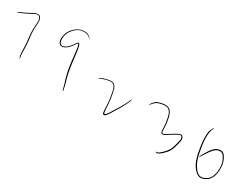
#> input picture sample_expressions/79236.png, 240 x 195 px
$ python -i mark_objects.py   (imports and definitions only)
#> lines starting #> are read from the running program, lines starting #| are printed output that depends on the picture; after the words box and inside, x2 and y2 are one past the last pixel; in counts of white or black regions, pixels touching at a corner belong together
#> further down, picture is the input picture: shape (195, 240, 3); min 0, max 255, mean 252
### image_utils.py
import numpy as np

default_rgb_weights = np.array([0.2989, 0.5870, 0.1140])


def rgb2gray(img, rgb_weights=default_rgb_weights):
    if img.ndim == 2:
        return img.copy()
    else:
        gray_img = np.array(img[:, :, 0] * rgb_weights[0]
                            + img[:, :, 1] * rgb_weights[1]
                            + img[:, :, 2] * rgb_weights[2], dtype=int)
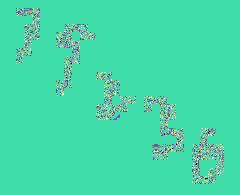
#> gray_img: shape (195, 240) int64; 251 distinct labels, from 0 to 254; one colour per label, 0 black
        gray_img[gray_img > 255] = 255
        gray_img[gray_img < 0] = 0
        return gray_img


# [89 lines left out: functions gray2rgb, scale_color, get_negative, convolution, pooling, put_frame, not called in this run]

### mark_objects.py
import numpy as np
import matplotlib.pyplot as plt
from collections import deque
from math import sqrt
from math import pow
from image_utils import rgb2gray


white_threshold = 240 # 0-255
marker_color = np.array([255, 0, 0], dtype=int)
outlier_threshold = 0.1
min_height_width_ratio = 1.2
max_height_width_ratio = 2
min_height_pixel = 5
min_width_pixel = 5
min_merge_overlap = 0.3


def mark_objects(img, min_ratio=outlier_threshold, white=white_threshold, criterion="diagonal", reference="max", merge=False):
    img = rgb2gray(img)

    content = img < white
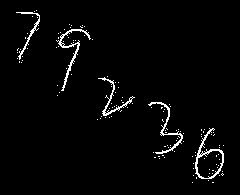
#> content: shape (195, 240) bool; 2.7% white in thin lines or dots, all inside (x1, y1, x2, y2) = (16, 10, 224, 183)
    visited = np.full(shape=content.shape, fill_value=False)
    objects = []

    for x in range(content.shape[0]):
        for y in range(content.shape[1]):
            object_pos = test_object(img, content, visited, x, y)
            if object_pos:
                objects.append(object_pos)
#> after the loop, objects = [(12, 15, 59, 40), (29, 58, 90, 90), (76, 98, 116, 131), (102, 148, 153, 182), (128, 195, 178, 223)]

    if merge:
        objects = merge(objects)

    objects = filter(objects, min_ratio, criterion, reference)

    return objects


def common_area(rec1, rec2):
    height = overlap_interval(rec1[0], rec1[2], rec2[0], rec2[2])
    width = overlap_interval(rec1[1], rec1[3], rec2[1], rec2[3])

    return width * height


def overlap_interval(range1l, range1r, range2l, range2r):
    if range1l > range2l:
        return overlap_interval(range2l, range2r, range1l, range1r)

    temp = min(range1r, range2r) - max(range1l, range2l)
    if temp > 0:
        return temp
    else:
        return 0


def filter(objects, min_ratio=outlier_threshold, criterion="diagonal", reference="max"):

#> called with min_ratio = 0.1, criterion = 'diagonal', reference = 'max'
    accepted_criterion = ["diagonal", "area"]
#> accepted_criterion = ['diagonal', 'area']
    assert criterion in accepted_criterion, "criterion must be in %s" % str(accepted_criterion)

    accepted_reference = ["max", "mean", "median"]
    assert reference in accepted_reference, "reference must be in %s" % str(accepted_reference)

    if criterion == "diagonal":
        values = np.array([sqrt(pow(right- left + 1, 2) + pow(bottom - top + 1, 2)) for top, left, bottom, right in objects])
#> values = [54.59, 70.24, 53.26, 62.68, 58.67]
    else:
        values = np.array([(bottom - top) * (right - left) for top, left, bottom, right in objects])

    if values.size < 2:
        return objects

    if reference == "max":
        ref_value = np.max(values)
#> ref_value = 70.24
    elif reference == "mean":
        ref_value = np.mean(values)
    else:
        ref_value = np.median(values)

    ret = []
    for i in range(values.size):
        if values[i] > min_ratio * ref_value:
            ret.append(objects[i])
#> after the loop, ret has the same summary as objects in mark_objects

    return ret


def square_objects(img, objects):
    img = img.copy()

    for object_pos in objects:
        # draw top and bottom
        for y in range(object_pos[1], object_pos[3] + 1):
            img[object_pos[0], y, :3] = marker_color
            img[object_pos[2], y, :3] = marker_color
        # draw left and right
        for x in range(object_pos[0], object_pos[2] + 1):
            img[x, object_pos[1], :3] = marker_color
            img[x, object_pos[3], :3] = marker_color

    return img


def test_object(img, content, visited, x, y):
    if visited[x, y] or not content[x, y]:
        return None

    queue = deque([])
    dir_x = [-1, 0, 1, 0] # top, left, bottom, right
    dir_y = [0, -1, 0, 1]
    top, left, bottom, right = x, y, x, y

    queue.append((x, y))
    while len(queue) > 0:
        curr_x, curr_y = queue.popleft()
        if visited[curr_x, curr_y]:
            continue
        visited[curr_x, curr_y] = True
        top, left, bottom, right = min(curr_x, top), min(curr_y, left), max(curr_x, bottom), max(curr_y, right)
        for i in range(4):
            next_x = curr_x + dir_x[i]
            next_y = curr_y + dir_y[i]
            if not get_content(content, next_x, next_y) or visited[next_x, next_y]:
                continue
            queue.append((next_x, next_y))

    return adjust_square(top, left, bottom, right, content.shape[0], content.shape[1])


def adjust_square(top, left, bottom, right, img_height, img_width):
    height = bottom - top
    width = right - left

    if (height < min_height_pixel and width < min_width_pixel) or height == 0 or width == 0:
        return None

    height_width_ratio = height / width
    if height_width_ratio < min_height_width_ratio:
        # increase height
        increment = int(np.ceil((width * min_height_width_ratio - height) / 2))
        top = top - increment
        bottom = bottom + increment
    elif height_width_ratio > max_height_width_ratio:
        # increase width
        increment = int(np.ceil((height / max_height_width_ratio - width) / 2))
        left = left - increment
        right = right + increment

    return max(0, top), max(0, left), min(img_height - 1, bottom), min(img_width - 1, right)


def get_content(content, x, y):
    if not (0 <= x < content.shape[0] and 0 <= y < content.shape[1]):
        return False
    return content[x, y]


# [7 lines not run here, left out]

>>> import cv2
>>> picture = cv2.cvtColor(cv2.imread('sample_expressions/79236.png'), cv2.COLOR_BGR2RGB)
>>> result = mark_objects(picture)
#> result has the same summary as objects in mark_objects

$ run again, on sample_expressions/12*69.png
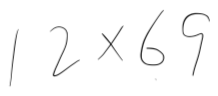
#> input picture sample_expressions/12*69.png, 218 x 96 px
#> picture is the input picture: shape (96, 218, 3); min 37, max 255, mean 250.1
#> in rgb2gray, `gray_img = np.array(img[:, :, 0] * rgb_weights[0] + img[:, :, 1] * rgb..`:
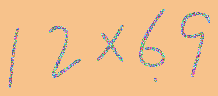
#> gray_img: shape (96, 218) int64; 202 distinct labels, from 36 to 254; one colour per label, 0 black
#> in mark_objects, `content = img < white`:
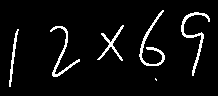
#> content: shape (96, 218) bool; 5.6% white in thin lines or dots, all inside (x1, y1, x2, y2) = (9, 10, 210, 87)
#> after the loop in mark_objects, `for x in range(content.shape[0]):`: objects = [(10, 137, 65, 166), (12, 179, 75, 211), (25, 97, 60, 123), (26, 50, 76, 79), (29, 0, 86, 28)]
#> values = [63.53, 72.01, 45, 59.17, 64.85]
#> ref_value = 72.01
#> after the loop in filter, `for i in range(values.size):`: ret has the same summary as objects in mark_objects
#> result has the same summary as objects in mark_objects

$ run again, on sample_expressions/528+629.png
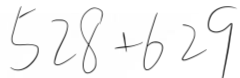
#> input picture sample_expressions/528+629.png, 240 x 78 px
#> picture is the input picture: shape (78, 240, 3); min 46, max 255, mean 246
#> in rgb2gray, `gray_img = np.array(img[:, :, 0] * rgb_weights[0] + img[:, :, 1] * rgb..`:
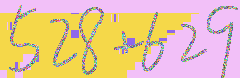
#> gray_img: shape (78, 240) int64; 196 distinct labels, from 45 to 254; one colour per label, 0 black
#> in mark_objects, `content = img < white`:
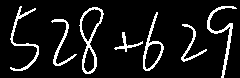
#> content: shape (78, 240) bool; 10% white in thin lines or dots, all inside (x1, y1, x2, y2) = (10, 6, 237, 78)
#> after the loop in mark_objects, `for x in range(content.shape[0]):`: objects = [(6, 8, 70, 40), (6, 203, 77, 239), (7, 74, 73, 108), (12, 138, 70, 168), (19, 51, 65, 76), (24, 181, 61, 206), (24, 114, 59, 142)]
#> values = [72.9, 80.95, 75.59, 66.65, 53.71, 46.04, 46.23]
#> ref_value = 80.95
#> after the loop in filter, `for i in range(values.size):`: ret has the same summary as objects in mark_objects
#> result has the same summary as objects in mark_objects

$ run again, on sample_expressions/5div3.png
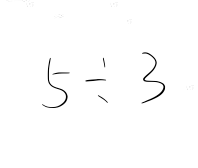
#> input picture sample_expressions/5div3.png, 198 x 168 px
#> picture is the input picture: shape (168, 198, 3); min 0, max 255, mean 252.9
#> in rgb2gray, `gray_img = np.array(img[:, :, 0] * rgb_weights[0] + img[:, :, 1] * rgb..`:
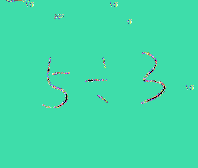
#> gray_img: shape (168, 198) int64; 211 distinct labels, from 0 to 254; one colour per label, 0 black
#> in mark_objects, `content = img < white`:
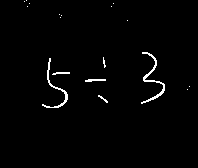
#> content: shape (168, 198) bool; 1.5% white in thin lines or dots, all inside (x1, y1, x2, y2) = (24, 0, 190, 108)
#> after the loop in mark_objects, `for x in range(content.shape[0]):`: objects = [(52, 139, 103, 166), (57, 101, 67, 107), (58, 42, 107, 67), (62, 52, 84, 69), (68, 85, 92, 105), (93, 98, 104, 107)]
#> values = [59.06, 13.04, 56.36, 29.21, 32.65, 15.62]
#> ref_value = 59.06
#> after the loop in filter, `for i in range(values.size):`: ret has the same summary as objects in mark_objects
#> result has the same summary as objects in mark_objects
